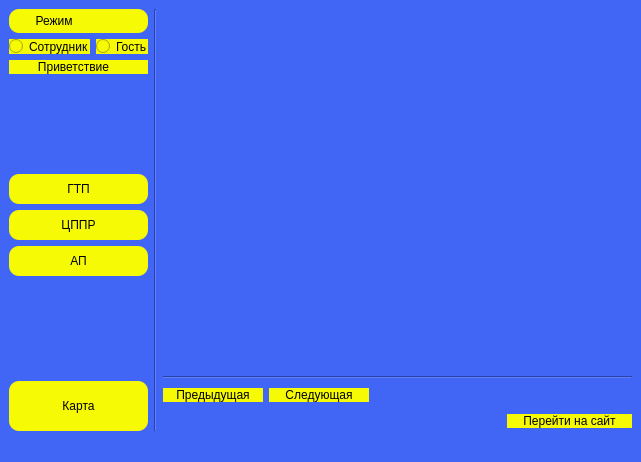
<?xml version="1.0" encoding="UTF-8"?>
<ui version="4.0">
 <class>MainWindow</class>
 <widget class="QMainWindow" name="MainWindow">
  <property name="geometry">
   <rect>
    <x>0</x>
    <y>0</y>
    <width>641</width>
    <height>462</height>
   </rect>
  </property>
  <property name="windowTitle">
   <string>MainWindow</string>
  </property>
  <property name="styleSheet">
   <string notr="true">QWidget{
background-color: rgb(65, 102, 245);
background-image: url(:/logos/karatau_logo_small___копия-removebg-preview.png)
}</string>
  </property>
  <widget class="QWidget" name="centralwidget">
   <layout class="QGridLayout" name="gridLayout">
    <item row="0" column="2">
     <layout class="QVBoxLayout" name="verticalLayout_2">
      <item>
       <layout class="QHBoxLayout" name="horizontalLayout_2"/>
      </item>
      <item>
       <widget class="QLabel" name="label_2">
        <property name="minimumSize">
         <size>
          <width>0</width>
          <height>300</height>
         </size>
        </property>
        <property name="text">
         <string/>
        </property>
       </widget>
      </item>
      <item>
       <widget class="Line" name="line">
        <property name="orientation">
         <enum>Qt::Horizontal</enum>
        </property>
       </widget>
      </item>
      <item>
       <layout class="QGridLayout" name="gridLayout_2">
        <item row="0" column="1">
         <widget class="QPushButton" name="pushButton_6">
          <property name="minimumSize">
           <size>
            <width>100</width>
            <height>0</height>
           </size>
          </property>
          <property name="styleSheet">
           <string notr="true">QPushButton{
color: rgb(0, 0, 0);
background-color: rgb(246, 250, 5);
border-style:outset;
border-radius:8px;
font: 10pt &quot;Arial&quot; ;
}
QPushButton:hover{
color:rgb(0, 0, 05);
background-color: rgb(245, 169, 17);
border-radius:5px;
}
QPushButton:pressed{
color:rgb(0, 0, 0);
background-color: rgb(255, 148, 164);
}</string>
          </property>
          <property name="text">
           <string>Следующая</string>
          </property>
         </widget>
        </item>
        <item row="0" column="0">
         <widget class="QPushButton" name="pushButton_7">
          <property name="minimumSize">
           <size>
            <width>100</width>
            <height>0</height>
           </size>
          </property>
          <property name="styleSheet">
           <string notr="true">QPushButton{
color: rgb(0, 0, 0);
background-color: rgb(246, 250, 5);
border-style:outset;
border-radius:8px;
font: 10pt &quot;Arial&quot; ;
}
QPushButton:hover{
color:rgb(0, 0, 05);
background-color: rgb(245, 169, 17);
border-radius:5px;
}
QPushButton:pressed{
color:rgb(0, 0, 0);
background-color: rgb(255, 148, 164);
}</string>
          </property>
          <property name="text">
           <string>Предыдущая</string>
          </property>
         </widget>
        </item>
        <item row="0" column="3">
         <spacer name="horizontalSpacer">
          <property name="orientation">
           <enum>Qt::Horizontal</enum>
          </property>
          <property name="sizeHint" stdset="0">
           <size>
            <width>40</width>
            <height>20</height>
           </size>
          </property>
         </spacer>
        </item>
        <item row="1" column="3">
         <widget class="QPushButton" name="pushButton_5">
          <property name="styleSheet">
           <string notr="true">QPushButton{
color: rgb(0, 0, 0);
background-color: rgb(246, 250, 5);
border-style:outset;
border-radius:8px;
font: 10pt &quot;Arial&quot; ;
}
QPushButton:hover{
color:rgb(0, 0, 05);
background-color: rgb(245, 169, 17);
border-radius:5px;
}
QPushButton:pressed{
color:rgb(0, 0, 0);
background-color: rgb(255, 148, 164);
}</string>
          </property>
          <property name="text">
           <string>Перейти на сайт</string>
          </property>
         </widget>
        </item>
        <item row="0" column="2">
         <widget class="QLabel" name="label_3">
          <property name="text">
           <string/>
          </property>
         </widget>
        </item>
        <item row="1" column="2">
         <spacer name="horizontalSpacer_2">
          <property name="orientation">
           <enum>Qt::Horizontal</enum>
          </property>
          <property name="sizeHint" stdset="0">
           <size>
            <width>40</width>
            <height>20</height>
           </size>
          </property>
         </spacer>
        </item>
       </layout>
      </item>
     </layout>
    </item>
    <item row="0" column="0">
     <layout class="QVBoxLayout" name="verticalLayout">
      <item>
       <widget class="QLabel" name="label">
        <property name="minimumSize">
         <size>
          <width>35</width>
          <height>24</height>
         </size>
        </property>
        <property name="styleSheet">
         <string notr="true">QLabel{
font: 75 14pt &quot;Arial&quot;;
color: rgb(0, 0, 0);
background-color: rgb(246, 250, 5);
border-style:outset;
border-radius:10px;

}
</string>
        </property>
        <property name="text">
         <string>        Режим</string>
        </property>
       </widget>
      </item>
      <item>
       <layout class="QHBoxLayout" name="horizontalLayout">
        <item>
         <widget class="QRadioButton" name="radioButton">
          <property name="styleSheet">
           <string notr="true">QRadioButton{
color: rgb(0, 0, 0);
background-color: rgb(246, 250, 5);
border-style:outset;
border-radius:10px;
font: 10pt &quot;Arial&quot; ;
}
</string>
          </property>
          <property name="text">
           <string>Сотрудник</string>
          </property>
         </widget>
        </item>
        <item>
         <widget class="QRadioButton" name="radioButton_2">
          <property name="minimumSize">
           <size>
            <width>40</width>
            <height>0</height>
           </size>
          </property>
          <property name="styleSheet">
           <string notr="true">QRadioButton{
color: rgb(0, 0, 0);
background-color: rgb(246, 250, 5);
border-style:outset;
border-radius:10px;
font: 10pt &quot;Arial&quot; ;
}
</string>
          </property>
          <property name="text">
           <string>Гость</string>
          </property>
         </widget>
        </item>
       </layout>
      </item>
      <item>
       <widget class="QPushButton" name="pushButton_8">
        <property name="styleSheet">
         <string notr="true">QPushButton{
color: rgb(0, 0, 0);
background-color: rgb(246, 250, 5);
border-style:outset;
border-radius:10px;
font: 14pt &quot;Arial&quot; ;
}
QPushButton:hover{
color:rgb(0, 0, 05);
background-color: rgb(245, 169, 17);
border-radius:5px;
}
QPushButton:pressed{
color:rgb(0, 0, 0);
background-color: rgb(255, 148, 164);
}</string>
        </property>
        <property name="text">
         <string>Приветствие   </string>
        </property>
       </widget>
      </item>
      <item>
       <spacer name="verticalSpacer">
        <property name="orientation">
         <enum>Qt::Vertical</enum>
        </property>
        <property name="sizeHint" stdset="0">
         <size>
          <width>20</width>
          <height>40</height>
         </size>
        </property>
       </spacer>
      </item>
      <item>
       <widget class="QPushButton" name="pushButton_4">
        <property name="minimumSize">
         <size>
          <width>0</width>
          <height>30</height>
         </size>
        </property>
        <property name="styleSheet">
         <string notr="true">QPushButton{
color: rgb(0, 0, 0);
background-color: rgb(246, 250, 5);
border-style:outset;
border-radius:10px;
font: 100 14pt &quot;Arial&quot; ;
}
QPushButton:hover{
color:rgb(0, 0, 05);
background-color: rgb(245, 169, 17);
border-radius:5px;
}
QPushButton:pressed{
color:rgb(0, 0, 0);
background-color: rgb(255, 148, 164);
}</string>
        </property>
        <property name="text">
         <string>ГТП</string>
        </property>
       </widget>
      </item>
      <item>
       <widget class="QPushButton" name="pushButton_3">
        <property name="minimumSize">
         <size>
          <width>0</width>
          <height>30</height>
         </size>
        </property>
        <property name="styleSheet">
         <string notr="true">QPushButton{
color: rgb(0, 0, 0);
background-color: rgb(246, 250, 5);
border-style:outset;
border-radius:10px;
font: 14pt &quot;Arial&quot; ;
}
QPushButton:hover{
color:rgb(0, 0, 05);
background-color: rgb(245, 169, 17);
border-radius:5px;
}
QPushButton:pressed{
color:rgb(0, 0, 0);
background-color: rgb(255, 148, 164);
}</string>
        </property>
        <property name="text">
         <string>ЦППР</string>
        </property>
       </widget>
      </item>
      <item>
       <widget class="QPushButton" name="pushButton_2">
        <property name="minimumSize">
         <size>
          <width>0</width>
          <height>30</height>
         </size>
        </property>
        <property name="styleSheet">
         <string notr="true">QPushButton{
color: rgb(0, 0, 0);
background-color: rgb(246, 250, 5);
border-style:outset;
border-radius:10px;
font: 14pt &quot;Arial&quot; ;
}
QPushButton:hover{
color:rgb(0, 0, 05);
background-color: rgb(245, 169, 17);
border-radius:5px;
}
QPushButton:pressed{
color:rgb(0, 0, 0);
background-color: rgb(255, 148, 164);
}</string>
        </property>
        <property name="text">
         <string>АП</string>
        </property>
       </widget>
      </item>
      <item>
       <spacer name="verticalSpacer_2">
        <property name="orientation">
         <enum>Qt::Vertical</enum>
        </property>
        <property name="sizeHint" stdset="0">
         <size>
          <width>20</width>
          <height>40</height>
         </size>
        </property>
       </spacer>
      </item>
      <item>
       <widget class="Line" name="line_3">
        <property name="orientation">
         <enum>Qt::Vertical</enum>
        </property>
       </widget>
      </item>
      <item>
       <widget class="QPushButton" name="pushButton">
        <property name="minimumSize">
         <size>
          <width>0</width>
          <height>50</height>
         </size>
        </property>
        <property name="styleSheet">
         <string notr="true">QPushButton{
color: rgb(0, 0, 0);
background-color: rgb(246, 250, 5);
border-style:outset;
border-radius:10px;
font: 14pt &quot;Arial&quot; ;
}
QPushButton:hover{
color:rgb(0, 0, 05);
background-color: rgb(245, 169, 17);
border-radius:5px;
}
QPushButton:pressed{
color:rgb(0, 0, 0);
background-color: rgb(255, 148, 164);
}</string>
        </property>
        <property name="text">
         <string>Карта</string>
        </property>
       </widget>
      </item>
     </layout>
    </item>
    <item row="0" column="1">
     <widget class="Line" name="line_2">
      <property name="orientation">
       <enum>Qt::Vertical</enum>
      </property>
     </widget>
    </item>
   </layout>
  </widget>
  <widget class="QMenuBar" name="menubar">
   <property name="geometry">
    <rect>
     <x>0</x>
     <y>0</y>
     <width>641</width>
     <height>21</height>
    </rect>
   </property>
  </widget>
  <widget class="QStatusBar" name="statusbar">
   <property name="styleSheet">
    <string notr="true"/>
   </property>
  </widget>
 </widget>
 <resources>
  <include location="logos.qrc"/>
 </resources>
 <connections/>
</ui>
